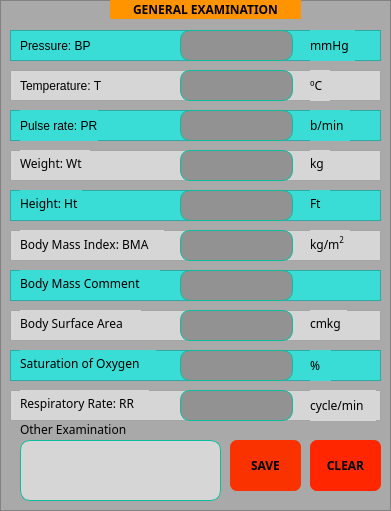
       <widget class="QFrame" name="frame_18">
        <property name="geometry">
         <rect>
          <x>500</x>
          <y>10</y>
          <width>391</width>
          <height>511</height>
         </rect>
        </property>
        <property name="styleSheet">
         <string notr="true">background-color: rgb(169, 169, 169);</string>
        </property>
        <property name="frameShape">
         <enum>QFrame::StyledPanel</enum>
        </property>
        <property name="frameShadow">
         <enum>QFrame::Raised</enum>
        </property>
        <widget class="QFrame" name="frame">
         <property name="geometry">
          <rect>
           <x>10</x>
           <y>30</y>
           <width>371</width>
           <height>31</height>
          </rect>
         </property>
         <property name="styleSheet">
          <string notr="true">background-color: rgb(58, 221, 213);</string>
         </property>
         <property name="frameShape">
          <enum>QFrame::StyledPanel</enum>
         </property>
         <property name="frameShadow">
          <enum>QFrame::Raised</enum>
         </property>
         <widget class="QLabel" name="label_21">
          <property name="geometry">
           <rect>
            <x>10</x>
            <y>5</y>
            <width>78</width>
            <height>21</height>
           </rect>
          </property>
          <property name="text">
           <string>Pressure: BP</string>
          </property>
         </widget>
         <widget class="QLabel" name="label_15">
          <property name="geometry">
           <rect>
            <x>300</x>
            <y>0</y>
            <width>45</width>
            <height>31</height>
           </rect>
          </property>
          <property name="font">
           <font>
            <family>Poppins</family>
           </font>
          </property>
          <property name="styleSheet">
           <string notr="true"/>
          </property>
          <property name="text">
           <string>mmHg</string>
          </property>
         </widget>
         <widget class="QLineEdit" name="pressure">
          <property name="geometry">
           <rect>
            <x>170</x>
            <y>0</y>
            <width>113</width>
            <height>31</height>
           </rect>
          </property>
          <property name="styleSheet">
           <string notr="true">border-radius: 10px;
background-color: rgb(146, 146, 146);
border : 1px solid rgb(14, 188, 157);</string>
          </property>
          <property name="alignment">
           <set>Qt::AlignCenter</set>
          </property>
         </widget>
        </widget>
        <widget class="QFrame" name="frame_2">
         <property name="geometry">
          <rect>
           <x>10</x>
           <y>70</y>
           <width>371</width>
           <height>31</height>
          </rect>
         </property>
         <property name="styleSheet">
          <string notr="true">background-color: rgb(214, 214, 214);</string>
         </property>
         <property name="frameShape">
          <enum>QFrame::StyledPanel</enum>
         </property>
         <property name="frameShadow">
          <enum>QFrame::Raised</enum>
         </property>
         <widget class="QLabel" name="label_29">
          <property name="geometry">
           <rect>
            <x>10</x>
            <y>5</y>
            <width>101</width>
            <height>21</height>
           </rect>
          </property>
          <property name="text">
           <string>Temperature: T</string>
          </property>
         </widget>
         <widget class="QLabel" name="label_16">
          <property name="geometry">
           <rect>
            <x>300</x>
            <y>0</y>
            <width>20</width>
            <height>31</height>
           </rect>
          </property>
          <property name="font">
           <font>
            <family>Poppins</family>
           </font>
          </property>
          <property name="styleSheet">
           <string notr="true"/>
          </property>
          <property name="text">
           <string>ºC</string>
          </property>
         </widget>
         <widget class="QLineEdit" name="temperature">
          <property name="geometry">
           <rect>
            <x>170</x>
            <y>0</y>
            <width>113</width>
            <height>31</height>
           </rect>
          </property>
          <property name="styleSheet">
           <string notr="true">border-radius: 10px;
background-color: rgb(146, 146, 146);
border : 1px solid rgb(14, 188, 157);</string>
          </property>
          <property name="alignment">
           <set>Qt::AlignCenter</set>
          </property>
         </widget>
        </widget>
        <widget class="QFrame" name="frame_3">
         <property name="geometry">
          <rect>
           <x>10</x>
           <y>110</y>
           <width>371</width>
           <height>31</height>
          </rect>
         </property>
         <property name="styleSheet">
          <string notr="true">background-color: rgb(58, 221, 213);</string>
         </property>
         <property name="frameShape">
          <enum>QFrame::StyledPanel</enum>
         </property>
         <property name="frameShadow">
          <enum>QFrame::Raised</enum>
         </property>
         <widget class="QLabel" name="label_30">
          <property name="geometry">
           <rect>
            <x>10</x>
            <y>0</y>
            <width>78</width>
            <height>31</height>
           </rect>
          </property>
          <property name="text">
           <string>Pulse rate: PR</string>
          </property>
         </widget>
         <widget class="QLabel" name="label_17">
          <property name="geometry">
           <rect>
            <x>300</x>
            <y>0</y>
            <width>40</width>
            <height>31</height>
           </rect>
          </property>
          <property name="font">
           <font>
            <family>Poppins</family>
           </font>
          </property>
          <property name="text">
           <string>b/min</string>
          </property>
          <property name="textInteractionFlags">
           <set>Qt::LinksAccessibleByMouse</set>
          </property>
         </widget>
         <widget class="QLineEdit" name="pulserate">
          <property name="geometry">
           <rect>
            <x>170</x>
            <y>0</y>
            <width>113</width>
            <height>31</height>
           </rect>
          </property>
          <property name="styleSheet">
           <string notr="true">border-radius: 10px;
background-color: rgb(146, 146, 146);
border : 1px solid rgb(14, 188, 157);</string>
          </property>
          <property name="alignment">
           <set>Qt::AlignCenter</set>
          </property>
         </widget>
        </widget>
        <widget class="QFrame" name="frame_4">
         <property name="geometry">
          <rect>
           <x>10</x>
           <y>150</y>
           <width>371</width>
           <height>31</height>
          </rect>
         </property>
         <property name="styleSheet">
          <string notr="true">background-color: rgb(214, 214, 214);</string>
         </property>
         <property name="frameShape">
          <enum>QFrame::StyledPanel</enum>
         </property>
         <property name="frameShadow">
          <enum>QFrame::Raised</enum>
         </property>
         <widget class="QLabel" name="label_7">
          <property name="geometry">
           <rect>
            <x>10</x>
            <y>-2</y>
            <width>70</width>
            <height>31</height>
           </rect>
          </property>
          <property name="font">
           <font>
            <family>Poppins</family>
           </font>
          </property>
          <property name="text">
           <string>Weight: Wt</string>
          </property>
         </widget>
         <widget class="QLabel" name="label_18">
          <property name="geometry">
           <rect>
            <x>300</x>
            <y>-2</y>
            <width>20</width>
            <height>31</height>
           </rect>
          </property>
          <property name="font">
           <font>
            <family>Poppins</family>
           </font>
          </property>
          <property name="text">
           <string>kg</string>
          </property>
         </widget>
         <widget class="QLineEdit" name="weight">
          <property name="geometry">
           <rect>
            <x>170</x>
            <y>0</y>
            <width>113</width>
            <height>31</height>
           </rect>
          </property>
          <property name="styleSheet">
           <string notr="true">border-radius: 10px;
background-color: rgb(146, 146, 146);
border : 1px solid rgb(14, 188, 157);</string>
          </property>
          <property name="alignment">
           <set>Qt::AlignCenter</set>
          </property>
         </widget>
        </widget>
        <widget class="QFrame" name="frame_5">
         <property name="geometry">
          <rect>
           <x>10</x>
           <y>190</y>
           <width>371</width>
           <height>31</height>
          </rect>
         </property>
         <property name="styleSheet">
          <string notr="true">background-color: rgb(58, 221, 213);</string>
         </property>
         <property name="frameShape">
          <enum>QFrame::StyledPanel</enum>
         </property>
         <property name="frameShadow">
          <enum>QFrame::Raised</enum>
         </property>
         <widget class="QLabel" name="label_8">
          <property name="geometry">
           <rect>
            <x>10</x>
            <y>-2</y>
            <width>62</width>
            <height>31</height>
           </rect>
          </property>
          <property name="font">
           <font>
            <family>Poppins</family>
           </font>
          </property>
          <property name="text">
           <string>Height: Ht</string>
          </property>
         </widget>
         <widget class="QLabel" name="label_19">
          <property name="geometry">
           <rect>
            <x>300</x>
            <y>-2</y>
            <width>20</width>
            <height>31</height>
           </rect>
          </property>
          <property name="font">
           <font>
            <family>Poppins</family>
           </font>
          </property>
          <property name="text">
           <string>Ft</string>
          </property>
         </widget>
         <widget class="QLineEdit" name="height">
          <property name="geometry">
           <rect>
            <x>170</x>
            <y>0</y>
            <width>113</width>
            <height>31</height>
           </rect>
          </property>
          <property name="styleSheet">
           <string notr="true">border-radius: 10px;
background-color: rgb(146, 146, 146);
border : 1px solid rgb(14, 188, 157);</string>
          </property>
          <property name="alignment">
           <set>Qt::AlignCenter</set>
          </property>
         </widget>
        </widget>
        <widget class="QFrame" name="frame_6">
         <property name="geometry">
          <rect>
           <x>10</x>
           <y>230</y>
           <width>371</width>
           <height>31</height>
          </rect>
         </property>
         <property name="styleSheet">
          <string notr="true">background-color: rgb(214, 214, 214);</string>
         </property>
         <property name="frameShape">
          <enum>QFrame::StyledPanel</enum>
         </property>
         <property name="frameShadow">
          <enum>QFrame::Raised</enum>
         </property>
         <widget class="QLabel" name="label_20">
          <property name="geometry">
           <rect>
            <x>300</x>
            <y>-1</y>
            <width>40</width>
            <height>31</height>
           </rect>
          </property>
          <property name="font">
           <font>
            <family>Poppins</family>
           </font>
          </property>
          <property name="text">
           <string>&lt;html&gt;&lt;head/&gt;&lt;body&gt;&lt;p&gt;kg/m&lt;span style=&quot; vertical-align:super;&quot;&gt;2&lt;/span&gt;&lt;/p&gt;&lt;/body&gt;&lt;/html&gt;</string>
          </property>
         </widget>
         <widget class="QLabel" name="label_9">
          <property name="geometry">
           <rect>
            <x>10</x>
            <y>-1</y>
            <width>144</width>
            <height>31</height>
           </rect>
          </property>
          <property name="font">
           <font>
            <family>Poppins</family>
            <kerning>false</kerning>
           </font>
          </property>
          <property name="text">
           <string>&lt;html&gt;&lt;head/&gt;&lt;body&gt;&lt;p&gt;Body Mass Index: BMA&lt;/p&gt;&lt;/body&gt;&lt;/html&gt;</string>
          </property>
         </widget>
         <widget class="QLineEdit" name="massindex">
          <property name="geometry">
           <rect>
            <x>170</x>
            <y>0</y>
            <width>113</width>
            <height>31</height>
           </rect>
          </property>
          <property name="styleSheet">
           <string notr="true">border-radius: 10px;
background-color: rgb(146, 146, 146);
border : 1px solid rgb(14, 188, 157);</string>
          </property>
          <property name="alignment">
           <set>Qt::AlignCenter</set>
          </property>
         </widget>
        </widget>
        <widget class="QFrame" name="frame_7">
         <property name="geometry">
          <rect>
           <x>10</x>
           <y>270</y>
           <width>371</width>
           <height>31</height>
          </rect>
         </property>
         <property name="styleSheet">
          <string notr="true">background-color: rgb(58, 221, 213);</string>
         </property>
         <property name="frameShape">
          <enum>QFrame::StyledPanel</enum>
         </property>
         <property name="frameShadow">
          <enum>QFrame::Raised</enum>
         </property>
         <widget class="QLabel" name="label_10">
          <property name="geometry">
           <rect>
            <x>10</x>
            <y>-2</y>
            <width>140</width>
            <height>31</height>
           </rect>
          </property>
          <property name="font">
           <font>
            <family>Poppins</family>
           </font>
          </property>
          <property name="text">
           <string>Body Mass Comment</string>
          </property>
         </widget>
         <widget class="QLineEdit" name="masscomment">
          <property name="geometry">
           <rect>
            <x>170</x>
            <y>0</y>
            <width>113</width>
            <height>31</height>
           </rect>
          </property>
          <property name="styleSheet">
           <string notr="true">border-radius: 10px;
background-color: rgb(146, 146, 146);
border : 1px solid rgb(14, 188, 157);</string>
          </property>
          <property name="alignment">
           <set>Qt::AlignCenter</set>
          </property>
         </widget>
        </widget>
        <widget class="QFrame" name="frame_8">
         <property name="geometry">
          <rect>
           <x>10</x>
           <y>310</y>
           <width>371</width>
           <height>31</height>
          </rect>
         </property>
         <property name="styleSheet">
          <string notr="true">background-color: rgb(214, 214, 214);</string>
         </property>
         <property name="frameShape">
          <enum>QFrame::StyledPanel</enum>
         </property>
         <property name="frameShadow">
          <enum>QFrame::Raised</enum>
         </property>
         <widget class="QLabel" name="label_22">
          <property name="geometry">
           <rect>
            <x>300</x>
            <y>-2</y>
            <width>37</width>
            <height>31</height>
           </rect>
          </property>
          <property name="font">
           <font>
            <family>Poppins</family>
           </font>
          </property>
          <property name="text">
           <string>cmkg</string>
          </property>
         </widget>
         <widget class="QLabel" name="label_11">
          <property name="geometry">
           <rect>
            <x>10</x>
            <y>-2</y>
            <width>121</width>
            <height>31</height>
           </rect>
          </property>
          <property name="font">
           <font>
            <family>Poppins</family>
           </font>
          </property>
          <property name="text">
           <string>Body Surface Area</string>
          </property>
         </widget>
         <widget class="QLineEdit" name="surfacearea">
          <property name="geometry">
           <rect>
            <x>170</x>
            <y>0</y>
            <width>113</width>
            <height>31</height>
           </rect>
          </property>
          <property name="styleSheet">
           <string notr="true">border-radius: 10px;
background-color: rgb(146, 146, 146);
border : 1px solid rgb(14, 188, 157);</string>
          </property>
          <property name="alignment">
           <set>Qt::AlignCenter</set>
          </property>
         </widget>
        </widget>
        <widget class="QFrame" name="frame_9">
         <property name="geometry">
          <rect>
           <x>10</x>
           <y>350</y>
           <width>371</width>
           <height>31</height>
          </rect>
         </property>
         <property name="styleSheet">
          <string notr="true">background-color: rgb(58, 221, 213);</string>
         </property>
         <property name="frameShape">
          <enum>QFrame::StyledPanel</enum>
         </property>
         <property name="frameShadow">
          <enum>QFrame::Raised</enum>
         </property>
         <widget class="QLabel" name="label_23">
          <property name="geometry">
           <rect>
            <x>300</x>
            <y>0</y>
            <width>21</width>
            <height>31</height>
           </rect>
          </property>
          <property name="font">
           <font>
            <family>Poppins</family>
           </font>
          </property>
          <property name="text">
           <string>%</string>
          </property>
         </widget>
         <widget class="QLabel" name="label_12">
          <property name="geometry">
           <rect>
            <x>10</x>
            <y>-2</y>
            <width>136</width>
            <height>31</height>
           </rect>
          </property>
          <property name="font">
           <font>
            <family>Poppins</family>
           </font>
          </property>
          <property name="text">
           <string>Saturation of Oxygen</string>
          </property>
         </widget>
         <widget class="QLineEdit" name="oxygen">
          <property name="geometry">
           <rect>
            <x>170</x>
            <y>0</y>
            <width>113</width>
            <height>31</height>
           </rect>
          </property>
          <property name="styleSheet">
           <string notr="true">border-radius: 10px;
background-color: rgb(146, 146, 146);
border : 1px solid rgb(14, 188, 157);</string>
          </property>
          <property name="alignment">
           <set>Qt::AlignCenter</set>
          </property>
         </widget>
        </widget>
        <widget class="QFrame" name="frame_10">
         <property name="geometry">
          <rect>
           <x>10</x>
           <y>390</y>
           <width>371</width>
           <height>31</height>
          </rect>
         </property>
         <property name="styleSheet">
          <string notr="true">background-color: rgb(214, 214, 214);</string>
         </property>
         <property name="frameShape">
          <enum>QFrame::StyledPanel</enum>
         </property>
         <property name="frameShadow">
          <enum>QFrame::Raised</enum>
         </property>
         <widget class="QLabel" name="label_13">
          <property name="geometry">
           <rect>
            <x>10</x>
            <y>-2</y>
            <width>129</width>
            <height>31</height>
           </rect>
          </property>
          <property name="font">
           <font>
            <family>Poppins</family>
           </font>
          </property>
          <property name="text">
           <string>Respiratory Rate: RR</string>
          </property>
         </widget>
         <widget class="QLabel" name="label_24">
          <property name="geometry">
           <rect>
            <x>300</x>
            <y>0</y>
            <width>66</width>
            <height>31</height>
           </rect>
          </property>
          <property name="font">
           <font>
            <family>Poppins</family>
           </font>
          </property>
          <property name="text">
           <string>cycle/min</string>
          </property>
         </widget>
         <widget class="QLineEdit" name="respiratoryrate">
          <property name="geometry">
           <rect>
            <x>170</x>
            <y>0</y>
            <width>113</width>
            <height>31</height>
           </rect>
          </property>
          <property name="styleSheet">
           <string notr="true">border-radius: 10px;
background-color: rgb(146, 146, 146);
border : 1px solid rgb(14, 188, 157);</string>
          </property>
          <property name="alignment">
           <set>Qt::AlignCenter</set>
          </property>
         </widget>
        </widget>
        <widget class="QLabel" name="label_14">
         <property name="geometry">
          <rect>
           <x>20</x>
           <y>420</y>
           <width>144</width>
           <height>19</height>
          </rect>
         </property>
         <property name="font">
          <font>
           <family>Poppins</family>
          </font>
         </property>
         <property name="text">
          <string>Other Examination</string>
         </property>
        </widget>
        <widget class="QPushButton" name="btnNurseClear">
         <property name="geometry">
          <rect>
           <x>310</x>
           <y>440</y>
           <width>71</width>
           <height>51</height>
          </rect>
         </property>
         <property name="font">
          <font>
           <family>Poppins SemiBold</family>
           <weight>75</weight>
           <bold>true</bold>
          </font>
         </property>
         <property name="cursor">
          <cursorShape>PointingHandCursor</cursorShape>
         </property>
         <property name="styleSheet">
          <string notr="true">background-color: rgb(255, 38, 0);
border-radius: 7px;
color: rgb(0, 0, 0);</string>
         </property>
         <property name="text">
          <string>CLEAR</string>
         </property>
        </widget>
        <widget class="QPushButton" name="btnNurseSave">
         <property name="geometry">
          <rect>
           <x>230</x>
           <y>440</y>
           <width>71</width>
           <height>51</height>
          </rect>
         </property>
         <property name="font">
          <font>
           <family>Poppins SemiBold</family>
           <weight>75</weight>
           <bold>true</bold>
          </font>
         </property>
         <property name="cursor">
          <cursorShape>PointingHandCursor</cursorShape>
         </property>
         <property name="styleSheet">
          <string notr="true">background-color: rgb(250, 50, 0);
border-radius: 7px;
color: rgb(0, 0, 0);</string>
         </property>
         <property name="text">
          <string>SAVE</string>
         </property>
        </widget>
        <widget class="QLabel" name="label_33">
         <property name="geometry">
          <rect>
           <x>110</x>
           <y>0</y>
           <width>191</width>
           <height>19</height>
          </rect>
         </property>
         <property name="font">
          <font>
           <family>Poppins</family>
           <weight>75</weight>
           <bold>true</bold>
          </font>
         </property>
         <property name="styleSheet">
          <string notr="true">background-color: rgb(255, 147, 0);</string>
         </property>
         <property name="text">
          <string>GENERAL EXAMINATION</string>
         </property>
         <property name="alignment">
          <set>Qt::AlignCenter</set>
         </property>
        </widget>
        <widget class="QTextEdit" name="otherexams">
         <property name="geometry">
          <rect>
           <x>20</x>
           <y>440</y>
           <width>201</width>
           <height>61</height>
          </rect>
         </property>
         <property name="styleSheet">
          <string notr="true">border-radius: 10px;
background-color: rgb(214, 214, 214);
border : 1px solid rgb(14, 188, 157);</string>
         </property>
        </widget>
        <zorder>label_14</zorder>
        <zorder>frame_6</zorder>
        <zorder>frame_7</zorder>
        <zorder>frame_8</zorder>
        <zorder>frame_9</zorder>
        <zorder>frame_10</zorder>
        <zorder>frame_5</zorder>
        <zorder>frame_4</zorder>
        <zorder>frame_2</zorder>
        <zorder>frame_3</zorder>
        <zorder>frame</zorder>
        <zorder>btnNurseClear</zorder>
        <zorder>btnNurseSave</zorder>
        <zorder>label_33</zorder>
        <zorder>otherexams</zorder>
       </widget>
